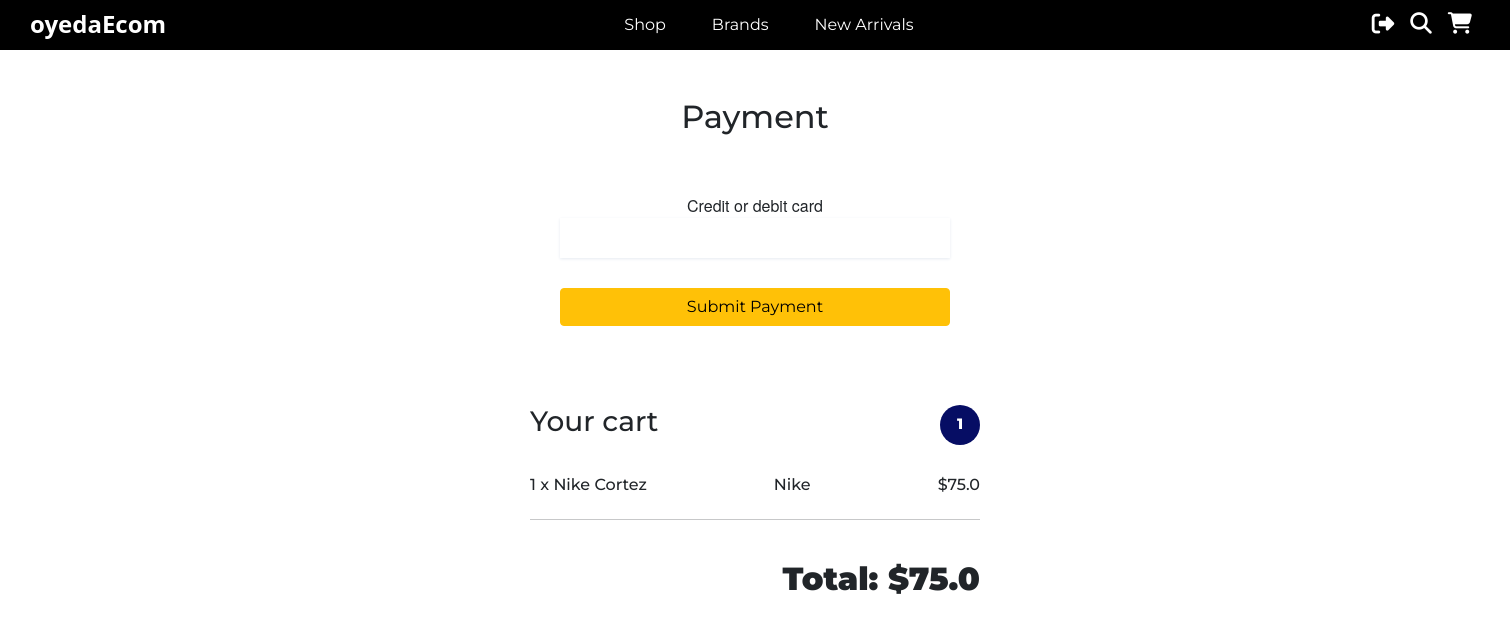
Before: /payment/ (signed in) with the older database file.
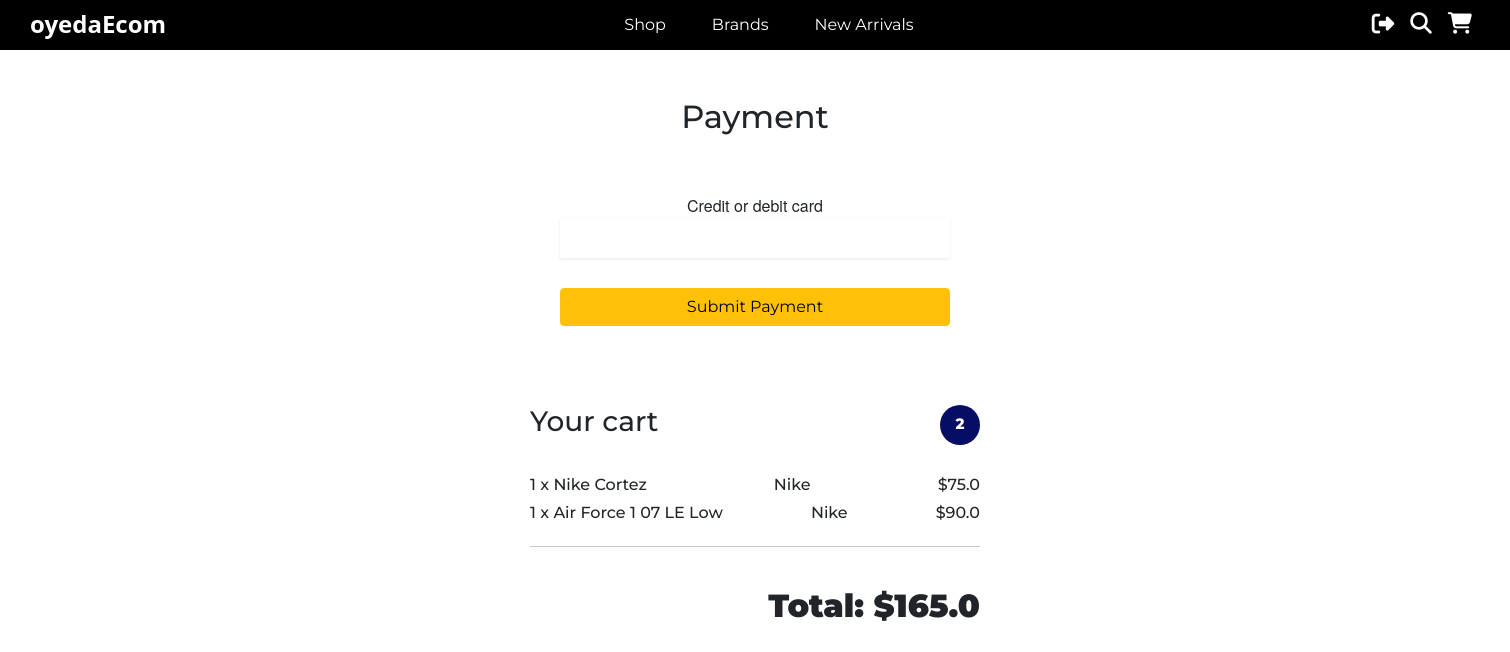
After: the same page with the newer database file.
### oyeda/models.py (models this page shows, shortened)
class OrderList(models.Model):
    user = models.ForeignKey(get_user_model(), on_delete=models.CASCADE)
    items = models.ManyToManyField(OrderedItem, null=True)
    ordered = models.BooleanField(default=False)
    shipping_address = models.ForeignKey(ShippingAddress, on_delete=models.CASCADE, null=True)
    billing_address = models.ForeignKey(BillingAddress, on_delete=models.CASCADE, null=True)
    payment = models.ForeignKey(Payment, on_delete=models.CASCADE, null=True)
    def get_total_price(self):
        total = 0
        for item in self.items.all():
            total += item.generate_total_price_for_item()
        return total
    def get_total_items_in_cart(self):
        total_items = 0
        for item in self.items.all():
            total_items += item.quantity
        return total_items

class OrderedItem(models.Model):
    item = models.ForeignKey(Shoe, on_delete=models.CASCADE, null=True)
    quantity = models.IntegerField(default=1)
    ordered = models.BooleanField(default=False)
    def generate_total_price_for_item(self):
        quantity = self.quantity
        price = self.item.price
        item_price = quantity * price
        return item_price

class Shoe(models.Model):
    name = models.CharField(max_length=100)
    price = models.FloatField()
    description = models.TextField()
    brand = models.CharField(max_length=50)
    image = models.ImageField()
    slug = models.SlugField()

### oyeda/views.py (the view, shortened to what this page needs)
# urls.py: path('payment/', views.PaymentView.as_view(), name="payment")
class PaymentView(View):
    def get(self, request):
        order = OrderList.objects.get(user=request.user, ordered=False)
        if order.billing_address:
            context = {
                'order' : order
            }
            print('get function works')
            return render(request, 'payment.html', context)
        else:
            print('No billing address inputted yet')
            return redirect('oyeda:checkout')

### templates/payment.html (shortened to what this page needs)
{% extends 'base.html' %}
{% block content %}
<main>
    <div class="container wow fadeIn">
        <h2 class="my-5 h2 text-center">Payment</h2>
        <div class="row">
            <div class="col-md-12 mb-4">
                <div class="card" style="border: none; text-align: center;">
                    <div style="border: none; text-align: center;">
                        <form action="" method="POST" class="stripe-form" id="stripe-form" style="width: 450px; margin-left: auto; margin-right: auto;">
                            <div class="stripe-form-row" id="creditCard">
                                <label for="card-element" id="stripeBtnLabel">
                                    Credit or debit card
                                </label>
                                <div id="card-element" class="StripeElement StripeElement--empty">
                                    <div class="__PrivateStripeElement" style="margin: 0px !important; padding: 0px !important; border: none !important; display: block !important; background: transparent !important; position: relative !important; opacity: 1 !important;">
                                        <iframe frameborder="0" allowtransparency="true" scrolling="no" name="__privateStripeFrame5" allowpaymentrequest="true" src="https://js.stripe.com/v3/elements-inner-card-19066928f2ed1ba3ffada645e45f5b50.html#style[base][color]=%2332325d&amp;style[base][fontFamily]=%22Helvetica+Neue%22%2C+Helvetica%2C+sans-serif&amp;style[base][fontSmoothing]=antialiased&amp;style[base][fontSize]=16px&amp;style[base][::placeholder][color]=%23aab7c4&amp;style[invalid][color]=%23fa755a&amp;style[invalid][iconColor]=%23fa755a&amp;componentName=card&amp;wait=false&amp;rtl=false&amp;keyMode=test&amp;origin=https%3A%2F%2Fstripe.com&amp;referrer=https%3A%2F%2Fstripe.com%2Fdocs%2Fstripe-js&amp;controllerId=__privateStripeController1" title="Secure payment input frame" style="border: none !important; margin: 0px !important; padding: 0px !important; width: 1px !important; min-width: 100% !important; overflow: hidden !important; display: block !important; height: 19.2px;"></iframe>
                                    </div>
                                </div>
                            </div>
                            <div class="stripe-form-row">
                                <button id="stripeButton" style="width: 100%; margin-top: 20px;" class="btn btn-warning">Submit Payment</button>
                            </div>
                        </form>
                    </div>
                    <div id="card-errors" role="alert"></div>
                </div>
            </div>
        </div>
    </div>
</main>
<div style="margin-right: auto; margin-left: auto; width: 450px;">
    <h3 style="display: flex; justify-content: space-between;margin: 30px auto 30px auto; width: 100%; text-align: center;">
        <span style="float: left;">Your cart</span>
        <span style="float: right;">
        <div style="height: 40px; width: 40px; background-color: rgb(6, 13, 100); padding-top: 10px; border-radius: 50%; color: white; font-size: 15px; font-weight: 800;">
            {{ order.get_total_items_in_cart }}
        </div>
        </span>
    </h3>
    {% for order_item in order.items.all %}
    <div style="display: flex; justify-content: space-between;">
        <h6>{{ order_item.quantity }} x {{ order_item.item.name }} </h6>
        <h6>{{ order_item.item.brand }}</h6>
        <h6>${{ order_item.generate_total_price_for_item }}</h6>
    </div>
    {% endfor %}
    <hr>
    <br>
    <h2 style="float: right; font-weight: 900;">Total: ${{ order.get_total_price }}</h2>
</div>
{% endblock %}

### templates/base.html (shortened to what this page needs)
{% load static %}
<!DOCTYPE html>
<html lang="en">
<head>
    <link href="{% static 'css/styles.css' %}" rel='stylesheet'>
    <link href="https://cdn.jsdelivr.net/npm/bootstrap@5.1.1/dist/css/bootstrap.min.css" rel="stylesheet">
</head>
    <body>
        <nav style='display: flex; justify-content: space-between; background-color: black; height: 50px;'>
            <div class="logo" style="font-weight: 800; font-size: x-large; margin-top: 6px;">
                <a href="#" style="font-family: 'Segoe UI', Tahoma, Geneva, Verdana, sans-serif;">oyedaEcom</a>
            </div>
            <div class='nav-links'>
                <a class='nav-link' href='#'>Shop</a>
                <a class='nav-link' href='#'>Brands</a>
                <a class='nav-link' href='#'>New Arrivals</a>
            </div>
            <div class='icon-links'>
            {% if request.user.is_authenticated %}
                <a href="{% url 'oyeda:user_logout' %}"><i class="icon-1 fas fa-sign-out-alt"></i></a>
            {% else %}
                <a href="{% url 'oyeda:login' %}"><i class="icon-1 fas fa-user-circle"></i></a>
            {% endif %}
                <a href="#"><i class="icon-2 fas fa-search"></i></a>
                <a href="#"><i class="icon-3 fas fa-shopping-cart"></i></a>
            </div>
        </nav>
        {% block content %}
        {% endblock %}
    </body>
</html>

### static/css/styles.css (style rules this page uses)
* { font-family: 'Montserrat', sans-serif; }
#stripeBtnLabel { font-family: "Helvetica Neue", Helvetica, sans-serif; font-size: 16px; font-variant: normal; padding: 0; margin: 0; -webkit-font-smoothing: antialiased; font-weight: 500; display: block; }
.stripe-form { padding: 5px 30px; }
#card-errors { height: 20px; padding: 4px 0; color: #fa755a; }
.stripe-form-row { width: 100%; float: left; margin-top: 5px; margin-bottom: 5px; }
.StripeElement { box-sizing: border-box; height: 40px; padding: 10px 12px; background-color: white; box-shadow: 0 1px 3px 0 #e6ebf1; -webkit-transition: box-shadow 150ms ease; transition: box-shadow 150ms ease; }

### templates/base.html (style rules this page uses)
* { font-family: 'Montserrat', sans-serif; }
nav { display: flex; justify-content: space-between; background-color: black; height: 50px; }
.logo { margin-left: 30px; margin-top: 13px; color: white; }
.nav-links { display: flex; }
.nav-link { margin: 5px 7px 5px 7px; text-decoration: none; color: white; }
.icon-links { margin-top: 13px; float: right; margin-right: 30px; display: flex; }
.icon-1 { margin-right: 8px; color: white; font-size: 22.5px; }
.icon-2, .icon-3 { margin-left: 8px; margin-right: 8px; color: white; font-size: 21.5px; }
html, body { width: 100%; height: auto; margin: 0px; padding: 0px; overflow-x: hidden; }
a { text-decoration: none; color: white; }
#stripeBtnLabel { font-family: "Helvetica Neue", Helvetica, sans-serif; font-size: 16px; font-variant: normal; padding: 0; margin: 0; -webkit-font-smoothing: antialiased; font-weight: 500; display: block; }
.stripe-form { padding: 5px 30px; }
#card-errors { height: 20px; padding: 4px 0; color: #fa755a; }
.stripe-form-row { width: 100%; float: left; margin-top: 5px; margin-bottom: 5px; }
.StripeElement { height: 40px; padding: 10px 12px; background-color: white; box-shadow: 0 1px 3px 0 #e6ebf1; -webkit-transition: box-shadow 150ms ease; transition: box-shadow 150ms ease; }

Changed rows visible on the page:
computed for OrderList: get_total_items_in_cart "1" → "2"; get_total_price "75.0" → "165.0"
added OrderedItem: quantity "1", item.name "Air Force 1 07 LE Low", item.brand "Nike", generate_total_price_for_item "90.0"
